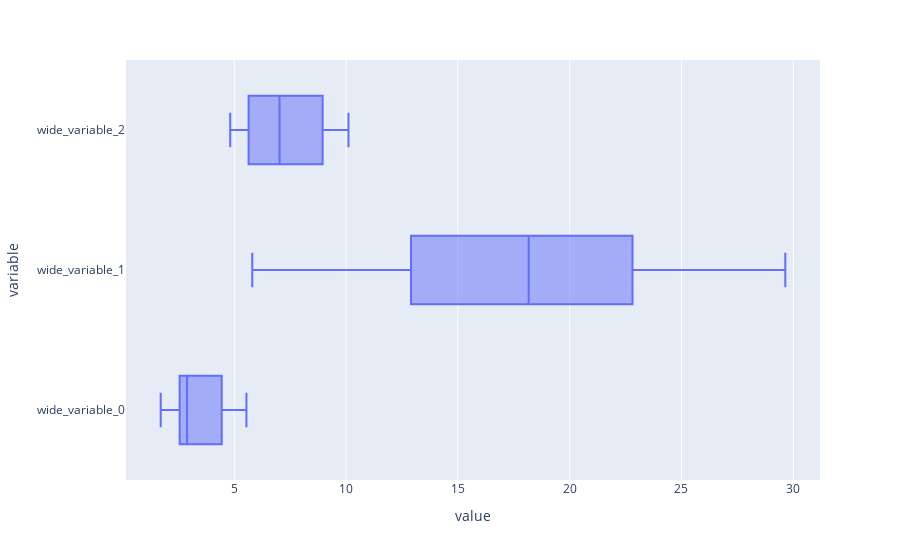

Notebook code for this chart:
### Code cell
px.box(x=[year_1,year_3,year_5],labels='Category')

### Figure 1 — Plotly figure (JSON) as saved in the notebook; plotly's stock layout.template omitted (floating-point values rounded to 4 significant figures)
{"data": [{"alignmentgroup": "True", "hovertemplate": "value=%{x}<br>variable=%{y}<extra></extra>", "legendgroup": "", "marker": {"color": "#636efa"}, "name": "", "notched": false, "offsetgroup": "", "orientation": "h", "showlegend": false, "type": "box", "x": [5.548, 2.843, 4.075, 2.891, 1.714, 5.809, 29.64, 15.27, 20.53, 18.17, 4.823, 10.11, 7.028, 8.569, 5.918], "x0": " ", "xaxis": "x", "y": ["wide_variable_0", "wide_variable_0", "wide_variable_0", "wide_variable_0", "wide_variable_0", "wide_variable_1", "wide_variable_1", "wide_variable_1", "wide_variable_1", "wide_variable_1", "wide_variable_2", "wide_variable_2", "wide_variable_2", "wide_variable_2", "wide_variable_2"], "y0": " ", "yaxis": "y"}], "layout": {"boxmode": "group", "legend": {"tracegroupgap": 0}, "margin": {"t": 60}, "xaxis": {"anchor": "y", "domain": [0, 1], "title": {"text": "value"}}, "yaxis": {"anchor": "x", "domain": [0, 1], "title": {"text": "variable"}}}}
